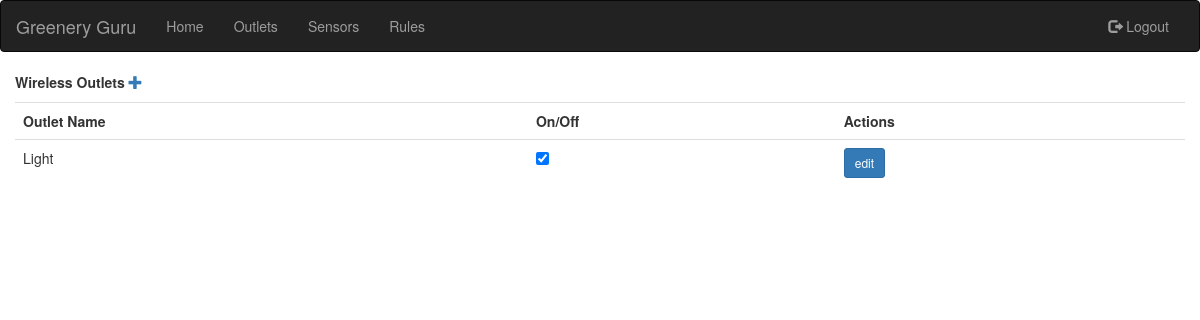
Before: /outlet/ with the older database file.
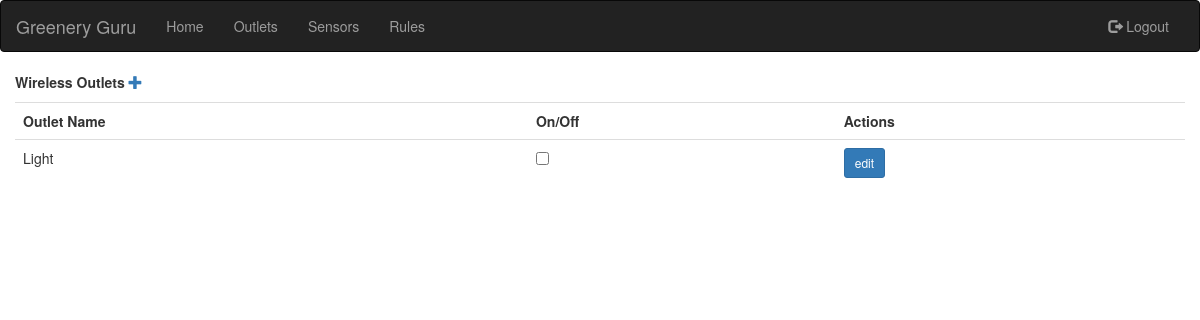
After: the same page with the newer database file.
### app/outlet/models.py (models this page shows, shortened)
@python_2_unicode_compatible
class Outlet(models.Model):
    name = models.CharField(
                        max_length=24,
                        unique=True,
                        blank=False,
                        null=False,
                        help_text='Name of this outlet. Must be unique. 24 characters')
    channel = models.IntegerField(
                        default=1,
                        null=False,
                        blank=False,
                        unique=True,
                        validators=[MaxValueValidator(15), MinValueValidator(2)],
                        help_text='Channel number (2-15)')
    state = models.BooleanField(
                        default=False,
                        null=False,
                        blank=False,
                        help_text='Device state. On(True) or Off(False)')

### app/outlet/views.py (the view)
def index(request):
    context = { 'title': 'Wireless Outlets' }
    try:
        context['payload'] = Outlet.objects.all()
    except:
        pass
    return render(request, 'outlet/index.html', context)

### app/outlet/templates/outlet/index.html (shortened to what this page needs)
{% extends "base.html" %}
{% block content %}
{% if payload %}
    <p>
    <b>
    {% if title %}
    {{ title }}
    {% else %}
    Outlets
    {% endif %}
    </b>
    <a href="/outlet/create"><span class="glyphicon glyphicon-plus"></span></a>
    </p>
    <div class="table-responsive">
        <table class="table">
        <tr>
        <th>Outlet Name</th>
        <th>On/Off</th>
        <th>Actions</th>
        </tr>
        {% for o in payload %}
        <tr>
        <td>{{ o.name }}</td>
        {% if o.state == 1 %}
        <td><input type="checkbox" id="outlet-{{ o.id }}" checked data-toggle="toggle" data-size="small"></td>
        {% else %}
        <td><input type="checkbox" id="outlet-{{ o.id }}" data-toggle="toggle" data-size="small"></td>
        {% endif %}
        <td><button type="button" class="btn btn-primary btn-sm greenery" id="edit-{{ o.id }}">edit</button></td>
        </tr>
    {% endfor %}
        </table>
    </div>
{% else %}
    <p>
    No Data Available
    </p>
{% endif %}
{% endblock content %}

### static/templates/base.html (shortened to what this page needs)
{% load staticfiles %}
<!DOCTYPE html>
<html lang="en">
    <head>
    <link rel="stylesheet" href="https://maxcdn.bootstrapcdn.com/bootstrap/3.3.7/css/bootstrap.min.css">
    <link href="https://gitcdn.github.io/bootstrap-toggle/2.2.2/css/bootstrap-toggle.min.css" rel="stylesheet">
    </head>
    <body>
    <nav class="navbar navbar-inverse">
        <div class="container-fluid">
            <div class="navbar-header">
            <a class="navbar-brand" href="#">Greenery Guru</a>
            </div>
            <div class="collapse navbar-collapse" id="myNavbar">
            <ul class="nav navbar-nav">
                <li><a href="/">Home</a></li>
                <li><a href="/outlet">Outlets</a></li>
                <li><a href="/sensor">Sensors</a></li>
                <li><a href="/rule">Rules</a></li>
            </ul>
            <ul class="nav navbar-nav navbar-right">
            <li><a href="#"><span class="glyphicon glyphicon-log-out"></span> Logout</a></li>
            </ul>
            </div>
        </div>
    </nav>
    <div class="container-fluid">
    {% block content %}{% endblock content %}
    </div>
    </body>
</html>

Changed rows visible on the page:
changed Outlet "Light": state True → False (drawn); id "☑" → "☐"
